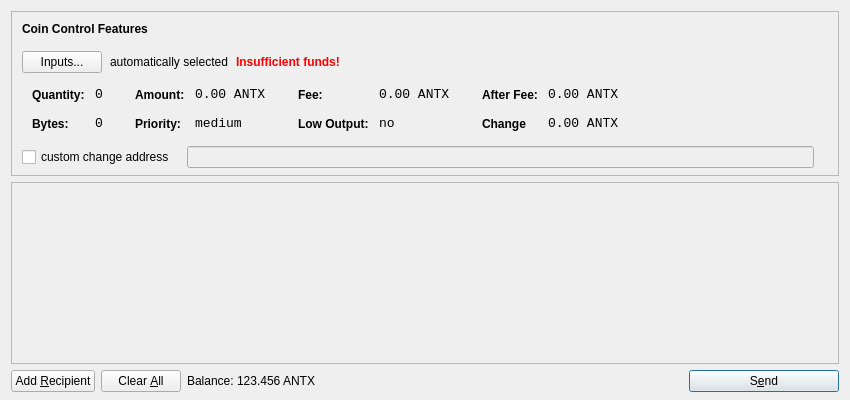
<?xml version="1.0" encoding="UTF-8"?>
<ui version="4.0">
 <class>SendCoinsDialog</class>
 <widget class="QDialog" name="SendCoinsDialog">
  <property name="geometry">
   <rect>
    <x>0</x>
    <y>0</y>
    <width>850</width>
    <height>400</height>
   </rect>
  </property>
  <property name="windowTitle">
   <string>Send Coins</string>
  </property>
  <layout class="QVBoxLayout" name="verticalLayout" stretch="0,1,0">
   <property name="bottomMargin">
    <number>8</number>
   </property>
   <item>
    <widget class="QFrame" name="frameCoinControl">
     <property name="sizePolicy">
      <sizepolicy hsizetype="Expanding" vsizetype="Expanding">
       <horstretch>0</horstretch>
       <verstretch>0</verstretch>
      </sizepolicy>
     </property>
     <property name="maximumSize">
      <size>
       <width>16777215</width>
       <height>16777215</height>
      </size>
     </property>
     <property name="frameShape">
      <enum>QFrame::StyledPanel</enum>
     </property>
     <property name="frameShadow">
      <enum>QFrame::Sunken</enum>
     </property>
     <layout class="QVBoxLayout" name="verticalLayoutCoinControl2">
      <property name="spacing">
       <number>-1</number>
      </property>
      <property name="leftMargin">
       <number>0</number>
      </property>
      <property name="topMargin">
       <number>0</number>
      </property>
      <property name="rightMargin">
       <number>0</number>
      </property>
      <property name="bottomMargin">
       <number>6</number>
      </property>
      <item>
       <layout class="QVBoxLayout" name="verticalLayoutCoinControl" stretch="0,0,0,0,1">
        <property name="spacing">
         <number>0</number>
        </property>
        <property name="leftMargin">
         <number>10</number>
        </property>
        <property name="topMargin">
         <number>10</number>
        </property>
        <item>
         <layout class="QHBoxLayout" name="horizontalLayoutCoinControl1">
          <property name="bottomMargin">
           <number>15</number>
          </property>
          <item>
           <widget class="QLabel" name="labelCoinControlFeatures">
            <property name="sizePolicy">
             <sizepolicy hsizetype="Preferred" vsizetype="Maximum">
              <horstretch>0</horstretch>
              <verstretch>0</verstretch>
             </sizepolicy>
            </property>
            <property name="font">
             <font>
              <weight>75</weight>
              <bold>true</bold>
             </font>
            </property>
            <property name="styleSheet">
             <string notr="true">font-weight:bold;</string>
            </property>
            <property name="text">
             <string>Coin Control Features</string>
            </property>
           </widget>
          </item>
         </layout>
        </item>
        <item>
         <layout class="QHBoxLayout" name="horizontalLayoutCoinControl2" stretch="0,0,0,0">
          <property name="spacing">
           <number>8</number>
          </property>
          <property name="bottomMargin">
           <number>10</number>
          </property>
          <item>
           <widget class="QPushButton" name="pushButtonCoinControl">
            <property name="styleSheet">
             <string notr="true"/>
            </property>
            <property name="text">
             <string>Inputs...</string>
            </property>
           </widget>
          </item>
          <item>
           <widget class="QLabel" name="labelCoinControlAutomaticallySelected">
            <property name="text">
             <string>automatically selected</string>
            </property>
            <property name="margin">
             <number>5</number>
            </property>
           </widget>
          </item>
          <item>
           <widget class="QLabel" name="labelCoinControlInsuffFunds">
            <property name="font">
             <font>
              <weight>75</weight>
              <bold>true</bold>
             </font>
            </property>
            <property name="styleSheet">
             <string notr="true">color:red;font-weight:bold;</string>
            </property>
            <property name="text">
             <string>Insufficient funds!</string>
            </property>
            <property name="margin">
             <number>5</number>
            </property>
           </widget>
          </item>
          <item>
           <spacer name="horizontalSpacerCoinControl">
            <property name="orientation">
             <enum>Qt::Horizontal</enum>
            </property>
            <property name="sizeHint" stdset="0">
             <size>
              <width>40</width>
              <height>1</height>
             </size>
            </property>
           </spacer>
          </item>
         </layout>
        </item>
        <item>
         <widget class="QWidget" name="widgetCoinControl" native="true">
          <property name="sizePolicy">
           <sizepolicy hsizetype="Preferred" vsizetype="Preferred">
            <horstretch>0</horstretch>
            <verstretch>0</verstretch>
           </sizepolicy>
          </property>
          <property name="minimumSize">
           <size>
            <width>0</width>
            <height>0</height>
           </size>
          </property>
          <property name="styleSheet">
           <string notr="true"/>
          </property>
          <layout class="QHBoxLayout" name="horizontalLayoutCoinControl5">
           <property name="margin">
            <number>0</number>
           </property>
           <item>
            <layout class="QHBoxLayout" name="horizontalLayoutCoinControl3" stretch="0,0,0,1">
             <property name="spacing">
              <number>20</number>
             </property>
             <property name="topMargin">
              <number>0</number>
             </property>
             <property name="bottomMargin">
              <number>10</number>
             </property>
             <item>
              <layout class="QFormLayout" name="formLayoutCoinControl1">
               <property name="horizontalSpacing">
                <number>10</number>
               </property>
               <property name="verticalSpacing">
                <number>14</number>
               </property>
               <property name="leftMargin">
                <number>10</number>
               </property>
               <property name="topMargin">
                <number>4</number>
               </property>
               <property name="rightMargin">
                <number>6</number>
               </property>
               <item row="0" column="0">
                <widget class="QLabel" name="labelCoinControlQuantityText">
                 <property name="styleSheet">
                  <string notr="true">font-weight:bold;</string>
                 </property>
                 <property name="text">
                  <string>Quantity:</string>
                 </property>
                 <property name="margin">
                  <number>0</number>
                 </property>
                </widget>
               </item>
               <item row="0" column="1">
                <widget class="QLabel" name="labelCoinControlQuantity">
                 <property name="font">
                  <font>
                   <family>Monospace</family>
                   <pointsize>10</pointsize>
                  </font>
                 </property>
                 <property name="cursor">
                  <cursorShape>IBeamCursor</cursorShape>
                 </property>
                 <property name="contextMenuPolicy">
                  <enum>Qt::ActionsContextMenu</enum>
                 </property>
                 <property name="text">
                  <string>0</string>
                 </property>
                 <property name="margin">
                  <number>0</number>
                 </property>
                 <property name="textInteractionFlags">
                  <set>Qt::LinksAccessibleByMouse|Qt::TextSelectableByKeyboard|Qt::TextSelectableByMouse</set>
                 </property>
                </widget>
               </item>
               <item row="1" column="0">
                <widget class="QLabel" name="labelCoinControlBytesText">
                 <property name="styleSheet">
                  <string notr="true">font-weight:bold;</string>
                 </property>
                 <property name="text">
                  <string>Bytes:</string>
                 </property>
                </widget>
               </item>
               <item row="1" column="1">
                <widget class="QLabel" name="labelCoinControlBytes">
                 <property name="font">
                  <font>
                   <family>Monospace</family>
                   <pointsize>10</pointsize>
                  </font>
                 </property>
                 <property name="cursor">
                  <cursorShape>IBeamCursor</cursorShape>
                 </property>
                 <property name="contextMenuPolicy">
                  <enum>Qt::ActionsContextMenu</enum>
                 </property>
                 <property name="text">
                  <string>0</string>
                 </property>
                 <property name="textInteractionFlags">
                  <set>Qt::LinksAccessibleByMouse|Qt::TextSelectableByKeyboard|Qt::TextSelectableByMouse</set>
                 </property>
                </widget>
               </item>
              </layout>
             </item>
             <item>
              <layout class="QFormLayout" name="formLayoutCoinControl2">
               <property name="horizontalSpacing">
                <number>10</number>
               </property>
               <property name="verticalSpacing">
                <number>14</number>
               </property>
               <property name="leftMargin">
                <number>6</number>
               </property>
               <property name="topMargin">
                <number>4</number>
               </property>
               <property name="rightMargin">
                <number>6</number>
               </property>
               <item row="0" column="0">
                <widget class="QLabel" name="labelCoinControlAmountText">
                 <property name="styleSheet">
                  <string notr="true">font-weight:bold;</string>
                 </property>
                 <property name="text">
                  <string>Amount:</string>
                 </property>
                 <property name="margin">
                  <number>0</number>
                 </property>
                </widget>
               </item>
               <item row="0" column="1">
                <widget class="QLabel" name="labelCoinControlAmount">
                 <property name="font">
                  <font>
                   <family>Monospace</family>
                   <pointsize>10</pointsize>
                  </font>
                 </property>
                 <property name="cursor">
                  <cursorShape>IBeamCursor</cursorShape>
                 </property>
                 <property name="contextMenuPolicy">
                  <enum>Qt::ActionsContextMenu</enum>
                 </property>
                 <property name="text">
                  <string>0.00 ANTX</string>
                 </property>
                 <property name="textInteractionFlags">
                  <set>Qt::LinksAccessibleByMouse|Qt::TextSelectableByKeyboard|Qt::TextSelectableByMouse</set>
                 </property>
                </widget>
               </item>
               <item row="1" column="0">
                <widget class="QLabel" name="labelCoinControlPriorityText">
                 <property name="styleSheet">
                  <string notr="true">font-weight:bold;</string>
                 </property>
                 <property name="text">
                  <string>Priority:</string>
                 </property>
                </widget>
               </item>
               <item row="1" column="1">
                <widget class="QLabel" name="labelCoinControlPriority">
                 <property name="font">
                  <font>
                   <family>Monospace</family>
                   <pointsize>10</pointsize>
                  </font>
                 </property>
                 <property name="cursor">
                  <cursorShape>IBeamCursor</cursorShape>
                 </property>
                 <property name="contextMenuPolicy">
                  <enum>Qt::ActionsContextMenu</enum>
                 </property>
                 <property name="text">
                  <string>medium</string>
                 </property>
                 <property name="textInteractionFlags">
                  <set>Qt::LinksAccessibleByMouse|Qt::TextSelectableByKeyboard|Qt::TextSelectableByMouse</set>
                 </property>
                </widget>
               </item>
              </layout>
             </item>
             <item>
              <layout class="QFormLayout" name="formLayoutCoinControl3">
               <property name="horizontalSpacing">
                <number>10</number>
               </property>
               <property name="verticalSpacing">
                <number>14</number>
               </property>
               <property name="leftMargin">
                <number>6</number>
               </property>
               <property name="topMargin">
                <number>4</number>
               </property>
               <property name="rightMargin">
                <number>6</number>
               </property>
               <item row="0" column="0">
                <widget class="QLabel" name="labelCoinControlFeeText">
                 <property name="styleSheet">
                  <string notr="true">font-weight:bold;</string>
                 </property>
                 <property name="text">
                  <string>Fee:</string>
                 </property>
                 <property name="margin">
                  <number>0</number>
                 </property>
                </widget>
               </item>
               <item row="0" column="1">
                <widget class="QLabel" name="labelCoinControlFee">
                 <property name="font">
                  <font>
                   <family>Monospace</family>
                   <pointsize>10</pointsize>
                  </font>
                 </property>
                 <property name="cursor">
                  <cursorShape>IBeamCursor</cursorShape>
                 </property>
                 <property name="contextMenuPolicy">
                  <enum>Qt::ActionsContextMenu</enum>
                 </property>
                 <property name="text">
                  <string>0.00 ANTX</string>
                 </property>
                 <property name="textInteractionFlags">
                  <set>Qt::LinksAccessibleByMouse|Qt::TextSelectableByKeyboard|Qt::TextSelectableByMouse</set>
                 </property>
                </widget>
               </item>
               <item row="1" column="0">
                <widget class="QLabel" name="labelCoinControlLowOutputText">
                 <property name="styleSheet">
                  <string notr="true">font-weight:bold;</string>
                 </property>
                 <property name="text">
                  <string>Low Output:</string>
                 </property>
                </widget>
               </item>
               <item row="1" column="1">
                <widget class="QLabel" name="labelCoinControlLowOutput">
                 <property name="font">
                  <font>
                   <family>Monospace</family>
                   <pointsize>10</pointsize>
                  </font>
                 </property>
                 <property name="cursor">
                  <cursorShape>IBeamCursor</cursorShape>
                 </property>
                 <property name="contextMenuPolicy">
                  <enum>Qt::ActionsContextMenu</enum>
                 </property>
                 <property name="text">
                  <string>no</string>
                 </property>
                 <property name="textInteractionFlags">
                  <set>Qt::LinksAccessibleByMouse|Qt::TextSelectableByKeyboard|Qt::TextSelectableByMouse</set>
                 </property>
                </widget>
               </item>
              </layout>
             </item>
             <item>
              <layout class="QFormLayout" name="formLayoutCoinControl4">
               <property name="horizontalSpacing">
                <number>10</number>
               </property>
               <property name="verticalSpacing">
                <number>14</number>
               </property>
               <property name="leftMargin">
                <number>6</number>
               </property>
               <property name="topMargin">
                <number>4</number>
               </property>
               <property name="rightMargin">
                <number>6</number>
               </property>
               <item row="0" column="0">
                <widget class="QLabel" name="labelCoinControlAfterFeeText">
                 <property name="styleSheet">
                  <string notr="true">font-weight:bold;</string>
                 </property>
                 <property name="text">
                  <string>After Fee:</string>
                 </property>
                 <property name="margin">
                  <number>0</number>
                 </property>
                </widget>
               </item>
               <item row="0" column="1">
                <widget class="QLabel" name="labelCoinControlAfterFee">
                 <property name="font">
                  <font>
                   <family>Monospace</family>
                   <pointsize>10</pointsize>
                  </font>
                 </property>
                 <property name="cursor">
                  <cursorShape>IBeamCursor</cursorShape>
                 </property>
                 <property name="contextMenuPolicy">
                  <enum>Qt::ActionsContextMenu</enum>
                 </property>
                 <property name="text">
                  <string>0.00 ANTX</string>
                 </property>
                 <property name="textInteractionFlags">
                  <set>Qt::LinksAccessibleByMouse|Qt::TextSelectableByKeyboard|Qt::TextSelectableByMouse</set>
                 </property>
                </widget>
               </item>
               <item row="1" column="0">
                <widget class="QLabel" name="labelCoinControlChangeText">
                 <property name="styleSheet">
                  <string notr="true">font-weight:bold;</string>
                 </property>
                 <property name="text">
                  <string>Change</string>
                 </property>
                </widget>
               </item>
               <item row="1" column="1">
                <widget class="QLabel" name="labelCoinControlChange">
                 <property name="font">
                  <font>
                   <family>Monospace</family>
                   <pointsize>10</pointsize>
                  </font>
                 </property>
                 <property name="cursor">
                  <cursorShape>IBeamCursor</cursorShape>
                 </property>
                 <property name="contextMenuPolicy">
                  <enum>Qt::ActionsContextMenu</enum>
                 </property>
                 <property name="text">
                  <string>0.00 ANTX</string>
                 </property>
                 <property name="textInteractionFlags">
                  <set>Qt::LinksAccessibleByMouse|Qt::TextSelectableByKeyboard|Qt::TextSelectableByMouse</set>
                 </property>
                </widget>
               </item>
              </layout>
             </item>
            </layout>
           </item>
          </layout>
         </widget>
        </item>
        <item>
         <layout class="QHBoxLayout" name="horizontalLayoutCoinControl4" stretch="0,0,0">
          <property name="spacing">
           <number>12</number>
          </property>
          <property name="sizeConstraint">
           <enum>QLayout::SetDefaultConstraint</enum>
          </property>
          <property name="topMargin">
           <number>5</number>
          </property>
          <property name="rightMargin">
           <number>5</number>
          </property>
          <item>
           <widget class="QCheckBox" name="checkBoxCoinControlChange">
            <property name="text">
             <string>custom change address</string>
            </property>
           </widget>
          </item>
          <item>
           <widget class="QLineEdit" name="lineEditCoinControlChange">
            <property name="enabled">
             <bool>false</bool>
            </property>
            <property name="sizePolicy">
             <sizepolicy hsizetype="Expanding" vsizetype="Fixed">
              <horstretch>0</horstretch>
              <verstretch>0</verstretch>
             </sizepolicy>
            </property>
           </widget>
          </item>
          <item>
           <widget class="QLabel" name="labelCoinControlChangeLabel">
            <property name="sizePolicy">
             <sizepolicy hsizetype="Preferred" vsizetype="Expanding">
              <horstretch>0</horstretch>
              <verstretch>0</verstretch>
             </sizepolicy>
            </property>
            <property name="minimumSize">
             <size>
              <width>0</width>
              <height>0</height>
             </size>
            </property>
            <property name="text">
             <string/>
            </property>
            <property name="margin">
             <number>3</number>
            </property>
           </widget>
          </item>
         </layout>
        </item>
        <item>
         <spacer name="verticalSpacerCoinControl">
          <property name="orientation">
           <enum>Qt::Vertical</enum>
          </property>
          <property name="sizeHint" stdset="0">
           <size>
            <width>800</width>
            <height>1</height>
           </size>
          </property>
         </spacer>
        </item>
       </layout>
      </item>
     </layout>
    </widget>
   </item>
   <item>
    <widget class="QScrollArea" name="scrollArea">
     <property name="widgetResizable">
      <bool>true</bool>
     </property>
     <widget class="QWidget" name="scrollAreaWidgetContents">
      <property name="geometry">
       <rect>
        <x>0</x>
        <y>0</y>
        <width>830</width>
        <height>165</height>
       </rect>
      </property>
      <layout class="QVBoxLayout" name="verticalLayout_2">
       <property name="margin">
        <number>0</number>
       </property>
       <item>
        <layout class="QVBoxLayout" name="entries">
         <property name="spacing">
          <number>6</number>
         </property>
        </layout>
       </item>
       <item>
        <spacer name="verticalSpacer">
         <property name="orientation">
          <enum>Qt::Vertical</enum>
         </property>
         <property name="sizeHint" stdset="0">
          <size>
           <width>20</width>
           <height>40</height>
          </size>
         </property>
        </spacer>
       </item>
      </layout>
     </widget>
    </widget>
   </item>
   <item>
    <layout class="QHBoxLayout" name="horizontalLayout">
     <item>
      <widget class="QPushButton" name="addButton">
       <property name="toolTip">
        <string>Send to multiple recipients at once</string>
       </property>
       <property name="text">
        <string>Add &amp;Recipient</string>
       </property>
       <property name="icon">
        <iconset resource="../bitcoin.qrc">
         <normaloff>:/icons/add</normaloff>:/icons/add</iconset>
       </property>
       <property name="autoDefault">
        <bool>false</bool>
       </property>
      </widget>
     </item>
     <item>
      <widget class="QPushButton" name="clearButton">
       <property name="sizePolicy">
        <sizepolicy hsizetype="Minimum" vsizetype="Fixed">
         <horstretch>0</horstretch>
         <verstretch>0</verstretch>
        </sizepolicy>
       </property>
       <property name="toolTip">
        <string>Remove all transaction fields</string>
       </property>
       <property name="text">
        <string>Clear &amp;All</string>
       </property>
       <property name="icon">
        <iconset resource="../bitcoin.qrc">
         <normaloff>:/icons/remove</normaloff>:/icons/remove</iconset>
       </property>
       <property name="autoRepeatDelay">
        <number>300</number>
       </property>
       <property name="autoDefault">
        <bool>false</bool>
       </property>
      </widget>
     </item>
     <item>
      <layout class="QHBoxLayout" name="horizontalLayout_2">
       <property name="spacing">
        <number>3</number>
       </property>
       <item>
        <widget class="QLabel" name="label">
         <property name="sizePolicy">
          <sizepolicy hsizetype="Preferred" vsizetype="Fixed">
           <horstretch>0</horstretch>
           <verstretch>0</verstretch>
          </sizepolicy>
         </property>
         <property name="text">
          <string>Balance:</string>
         </property>
        </widget>
       </item>
       <item>
        <widget class="QLabel" name="labelBalance">
         <property name="sizePolicy">
          <sizepolicy hsizetype="Preferred" vsizetype="Fixed">
           <horstretch>0</horstretch>
           <verstretch>0</verstretch>
          </sizepolicy>
         </property>
         <property name="cursor">
          <cursorShape>IBeamCursor</cursorShape>
         </property>
         <property name="text">
          <string>123.456 ANTX</string>
         </property>
         <property name="textInteractionFlags">
          <set>Qt::LinksAccessibleByMouse|Qt::TextSelectableByKeyboard|Qt::TextSelectableByMouse</set>
         </property>
        </widget>
       </item>
      </layout>
     </item>
     <item>
      <spacer name="horizontalSpacer">
       <property name="orientation">
        <enum>Qt::Horizontal</enum>
       </property>
       <property name="sizeHint" stdset="0">
        <size>
         <width>40</width>
         <height>20</height>
        </size>
       </property>
      </spacer>
     </item>
     <item>
      <widget class="QPushButton" name="sendButton">
       <property name="minimumSize">
        <size>
         <width>150</width>
         <height>0</height>
        </size>
       </property>
       <property name="toolTip">
        <string>Confirm the send action</string>
       </property>
       <property name="text">
        <string>S&amp;end</string>
       </property>
       <property name="icon">
        <iconset resource="../bitcoin.qrc">
         <normaloff>:/icons/send</normaloff>:/icons/send</iconset>
       </property>
       <property name="default">
        <bool>true</bool>
       </property>
      </widget>
     </item>
    </layout>
   </item>
  </layout>
 </widget>
 <resources>
  <include location="../bitcoin.qrc"/>
 </resources>
 <connections/>
</ui>
